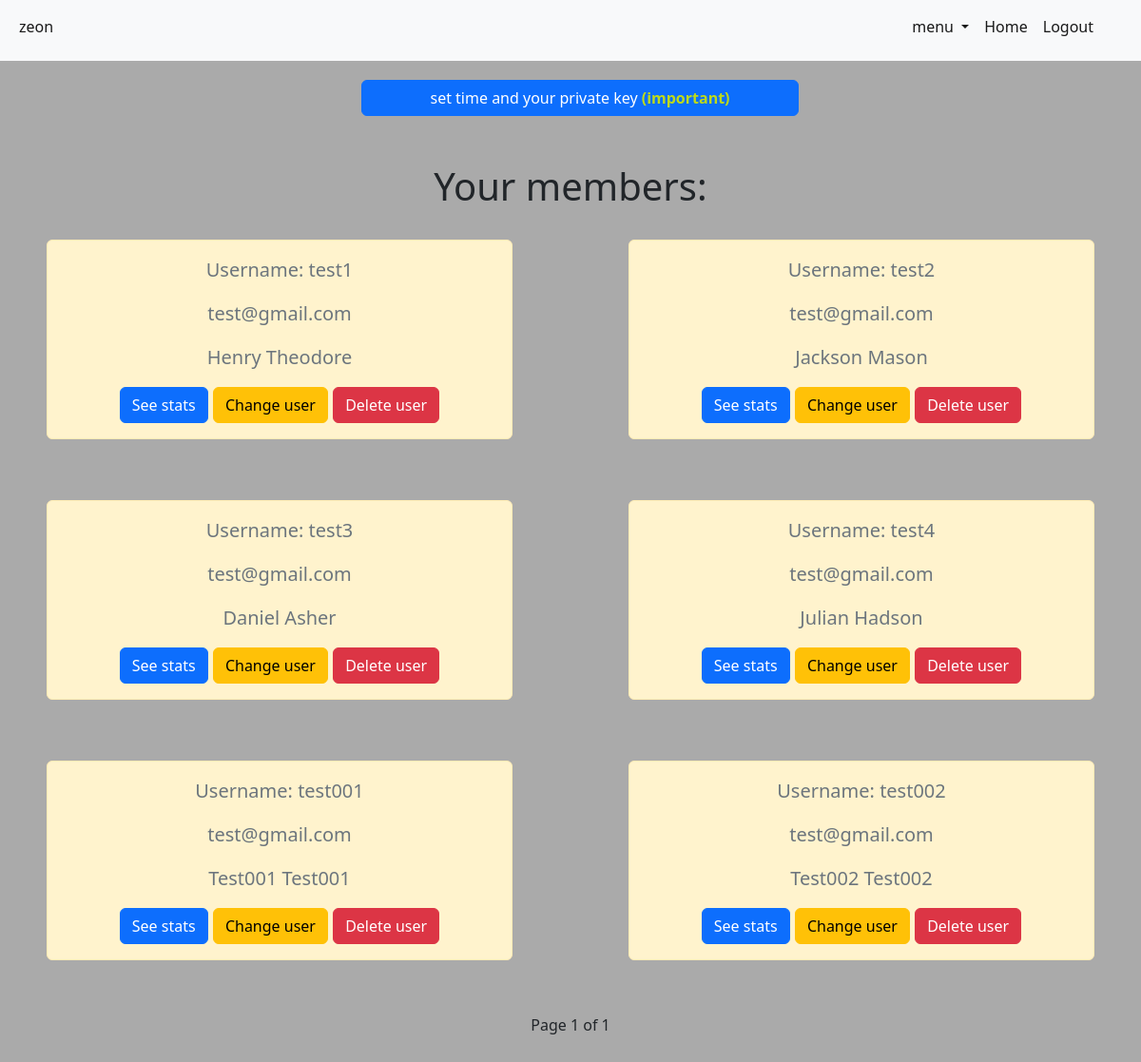
The app's page /accounts/company/1 (signed in) with its own data.
### accounts/models.py (models this page shows)
class CustomUser(AbstractUser):
    is_member = models.BooleanField("member status", default=False)
    is_company = models.BooleanField("company status", default=False)
    objects = CustomUserManager()

class Member(models.Model):
    member = models.OneToOneField(CustomUser, on_delete=models.CASCADE, primary_key=True)
    company_id = models.ForeignKey(Company, on_delete=models.CASCADE, null=True)
    description = models.TextField(blank=True, null=True)
    totalWorkTime = models.IntegerField(null=True, default=0)

### accounts/permissions.py (the view)
		def wrapper_func(request, *args, **kwargs):
			if request.user.is_company:
				return view_func(request, *args, **kwargs)
			else:
				raise PermissionDenied

### accounts/permissions.py (called while the page is built)
def company_allowed():
	def decorator(view_func):
		def wrapper_func(request, *args, **kwargs):
			if request.user.is_company:
				return view_func(request, *args, **kwargs)
			else:
				raise PermissionDenied
		return wrapper_func
	return decorator

### accounts/views.py (called while the page is built)
@company_allowed()
def accountCompanyPage(request, page=1):
    data = Member.objects.filter(company_id=request.user.id)
    paginator = Paginator(data, 6)
    try:
        data = paginator.page(page)
    except EmptyPage:
        data = paginator.page(paginator.num_pages)
    return render(request, "accounts/companyMainPage.html", {"data": data})

### accounts/templates/accounts/companyMainPage.html (shortened to what this page needs)
{% extends "accounts/base.html" %}
{% block content %}
<div class="main-company-page-interact">
    <a href="{% url 'setTime' %}" class="set-time-companies btn btn-primary">set time and your private key <span style="color: rgb(189, 218, 26); font-weight: bold;">(important)</span></a>
</div>
<div class="main-user-list ">
    <h1>Your members:</h1>
    <div class="row row-cols-1 row-cols-md-2  row-cols-lg-3 row-cols-xl-2 g-4">
        {% for each in data %}
            <div class="alert alert-warning mt-5 user-from-list fs-5 text-muted col">
                <p>Username: {{ each.member }}</p>
                <p>{{ each.member.email }}</p>
                <p style="text-transform: capitalize;">{{ each.member.first_name }} {{ each.member.last_name }}</p>
                <a href="{% url 'userWorktime' user=each.member page=1 %}" class="btn btn-primary">See stats</a>
                <a href="{% url 'changeUser' id=each.member.id %}" class="btn btn-warning">Change user</a>
                <a href="{% url 'deleteUser' id=each.member.id %}" class="btn btn-danger">Delete user</a>
            </div>
        {% endfor %}
    </div>
    <div class='pagination justify-content-center'>
        <span class='mx-4'>
        Page {{ data.number }} of {{ data.paginator.num_pages }}
        </span>
    </div>
</div>
{% endblock %}

### accounts/templates/accounts/base.html (shortened to what this page needs)
{% load static %}
<!DOCTYPE html>
<html lang="en">
<head>
    <link rel="stylesheet" href="{% static 'css/style.css' %}">
    <link href="https://cdn.jsdelivr.net/npm/bootstrap@5.2.2/dist/css/bootstrap.min.css" rel="stylesheet">
    <link rel="stylesheet" href="https://cdn.jsdelivr.net/npm/bootstrap-icons@1.9.1/font/bootstrap-icons.css">
</head>
<body>
    <nav class="navbar navbar-expand-lg navbar-light bg-light">
        <div class="container-fluid">
          <div class="collapse navbar-collapse" id="navbarSupportedContent">
            <ul class="navbar-nav me-auto mb-2 ">
              {% if request.user.is_authenticated and request.user.is_superuser %}
                <li class="nav-item">
                  <a class="nav-link active" href="#">Admin: {{ request.user }}</a>
                </li>
              {% elif request.user.is_authenticated %}
                <li class="nav-item">
                  <a class="nav-link active" href="#">{{ request.user }}</a>
                </li>
              {% endif %}
            </ul>
            <ul class="navbar-nav mb-2 nav-right-main">
              <div class="nav-right">
                {% if request.user.is_authenticated and request.user.is_member %}
                  <li class="nav-item">
                      <a class="nav-link active" aria-current="page" href="{% url 'UserProfileRedirectPage' %}">Home</a>
                  </li>
                  <li class="nav-item">
                      <a class="nav-link active" href="{% url 'logout' %}">Logout</a>
                {% elif request.user.is_authenticated and request.user.is_company %}
                    <li class="nav-item dropdown">
                      <a class="nav-link dropdown-toggle active" href="#" id="navbarDropdown" role="button" data-bs-toggle="dropdown" aria-expanded="false">
                        menu
                      </a>
                    </li>
                    <li class="nav-item">
                      <a class="nav-link active" aria-current="page" href="{% url 'UserProfileRedirectPage' %}">Home</a>
                    </li>
                      <li class="nav-item">
                        <a class="nav-link active" href="{% url 'logout' %}">Logout</a>
                {% else %}
                      <a class="nav-link active" href="{% url 'login' %}">Login</a>
                  </li>
                {% endif %}
              </div>
            </ul>
          </div>
        </div>
      </nav>
    {% block content %} {% endblock %}
</body>
</html>

### static/css/style.css (style rules this page uses)
body { background-color: #aaaaaa !important; overflow-x: hidden; }
a { color: blue; text-decoration: none !important; }
.main-user-list { margin-top: 50px; text-align: center; }
.user-from-list { margin-top: 20px; padding: 15px; border: 1px solid; width: 40% !important; margin: 0 auto; }
.set-time-companies { font-size: 20px; margin-left: 20px; }
.main-company-page-interact { text-align: center; display: flex; justify-content: center; margin-top: 30px; flex-direction: column; width: 40%; margin: 0 auto; }
.nav-right { display: flex; }
.nav-right-main { margin-right: 30px; }
.pagination { margin: 40px 0; }
.set-time-companies { margin-top: 20px; }

### records on screen
CustomUser: user "zeon"
Member: member "test1", member.email "test@gmail.com", member.first_name "Henry", member.last_name "Theodore"
Member: member "test2", member.email "test@gmail.com", member.first_name "Jackson", member.last_name "Mason"
Member: member "test3", member.email "test@gmail.com", member.first_name "Daniel", member.last_name "Asher"
Member: member "test4", member.email "test@gmail.com", member.first_name "Julian", member.last_name "Hadson"
Member: member "test001", member.email "test@gmail.com", member.first_name "Test001", member.last_name "Test001"
Member: member "test002", member.email "test@gmail.com", member.first_name "Test002", member.last_name "Test002"

### other values on screen
{{ data.number }} "1"
{{ data.paginator.num_pages }} "1"
